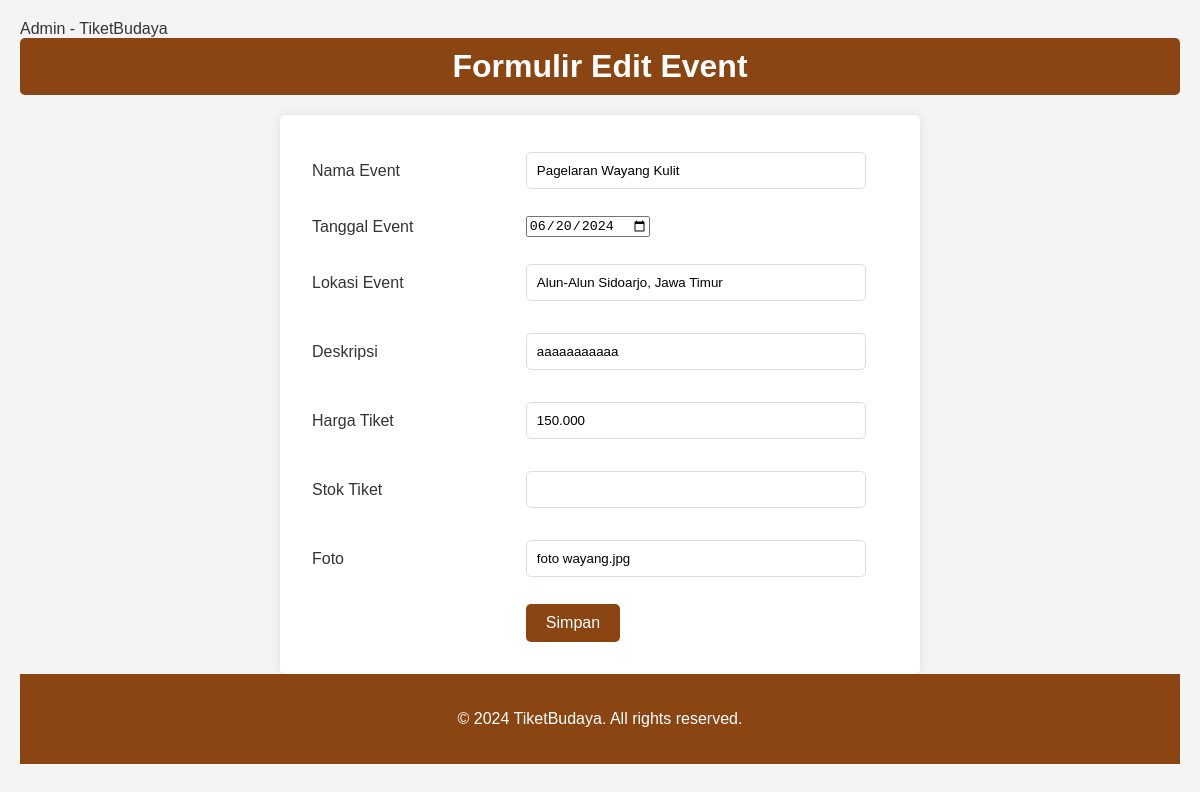
Screenshot of /admin/edit_event.php?id=1 with the database file from the repository.
### tables this page shows
CREATE TABLE `event` (
  `Id_event` int(11) NOT NULL,
  `nama_event` varchar(300) NOT NULL,
  `tanggal_event` date NOT NULL,
  `lokasi_event` varchar(200) NOT NULL,
  `deskripsi` varchar(1000) NOT NULL,
  `foto` varchar(1000) NOT NULL,
  `harga` varchar(50) NOT NULL,
  `jumlah_stok` varchar(100) NOT NULL
);

### admin/edit_event.php (the view, shortened to what this page needs)
<?php
include("../koneksi.php");
$id = $_GET['id'];
$result = mysqli_query($mysqli, "SELECT * FROM event WHERE id_event=$id");
while($event_data = mysqli_fetch_array($result))
{
    $nama_event = $event_data['nama_event'];
    $tanggal_event = $event_data['tanggal_event'];
    $lokasi_event = $event_data['lokasi_event'];
    $deskripsi = $event_data['deskripsi'];
    $harga = $event_data['harga'];
    $stok_tiket= $event_data['stok_tiket'];
    $foto = $event_data['foto'];
}
?>
<tittle>Admin - TiketBudaya</tittle>
<body>
    <header>
        <h3>Formulir Edit Event</h3>
    </header>
    <form method="POST" action="update_event.php">
    <link rel="stylesheet" href="edit.css">
        <table>
            <tr>
                <td>Nama Event</td>
                <td><input type="text" name="nama_event" value="<?php echo $nama_event ?>"></td>
            </tr>
            <tr>
                <td>Tanggal Event</td>
                <td><input type="date" name="tanggal_event" value="<?php echo $tanggal_event ?>"></td>
            </tr>
            <tr>
                <td>Lokasi Event</td>
                <td><input type="text" name="lokasi_event" value="<?php echo $lokasi_event ?>"></td>
            </tr>
            <tr>
                <td>Deskripsi</td>
                <td><input type="text" name="deskripsi" value="<?php echo $deskripsi ?>"></td>
            </tr>
            <tr>
                <td>Harga Tiket</td>
                <td><input type="text" name="harga" value="<?php echo $harga ?>"></td>
            </tr>
            <tr>
                <td>Stok Tiket</td>
                <td><input type="text" name="stok_tiket" value="<?php echo $stok_tiket ?>"></td>
            </tr>
            <tr>
                <td>Foto</td>
                <td><input type="text" name="foto" value="<?php echo $foto ?>"></td>
            </tr>
            <tr>
                <td><input type="hidden" name="id" value=<?php echo $_GET['id'];?>></td>
                <td><input type="submit" name="simpan" value="Simpan"></td>
            </tr>
        </table>
    </form>
</body>
<footer>
        <p>&copy; 2024 TiketBudaya. All rights reserved.</p>
    </footer>
</html>

### admin/edit.css (style rules this page uses)
body { font-family: 'Poppins', sans-serif; background-color: #f4f4f4; color: #333; margin: 0; padding: 20px; }
header { text-align: center; margin-bottom: 20px; padding: 10px; background-color: #8b4513; color: white; border-radius: 5px; }
header h3 { margin: 0; font-size: 2em; }
form { max-width: 600px; margin: 0 auto; padding: 20px; background-color: white; border-radius: 5px; box-shadow: 0 0 10px rgba(0, 0, 0, 0.1); }
table { width: 100%; }
table td { padding: 10px; vertical-align: middle; }
table input[type="text"], table select { width: calc(100% - 22px); padding: 10px; margin: 5px 0; border: 1px solid #ddd; border-radius: 5px; box-sizing: border-box; }
table input[type="submit"] { background-color: #8b4513; color: white; border: none; padding: 10px 20px; border-radius: 5px; cursor: pointer; font-size: 1em; }
footer { background-color: #8b4513; color: #fff; text-align: center; padding: 20px 0; position: relative; width: 100%; clear: both; }

### rows the page displays
event: nama_event "Pagelaran Wayang Kulit", tanggal_event "06/20/2024", lokasi_event "Alun-Alun Sidoarjo, Jawa Timur", deskripsi "aaaaaaaaaaa", harga "150.000", foto "foto wayang.jpg"
